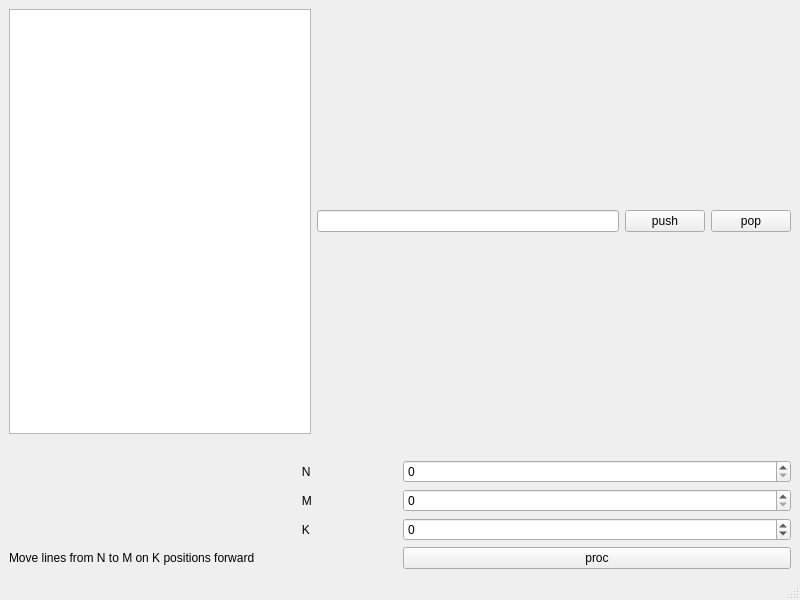
<?xml version="1.0" encoding="UTF-8"?>
<ui version="4.0">
 <class>MainWindow</class>
 <widget class="QMainWindow" name="MainWindow">
  <property name="geometry">
   <rect>
    <x>0</x>
    <y>0</y>
    <width>800</width>
    <height>600</height>
   </rect>
  </property>
  <property name="windowTitle">
   <string>MainWindow</string>
  </property>
  <widget class="QWidget" name="centralwidget">
   <layout class="QGridLayout" name="gridLayout_3">
    <item row="0" column="0" colspan="2">
     <layout class="QGridLayout" name="gridLayout_2">
      <item row="0" column="2">
       <widget class="QPushButton" name="pushButton_push">
        <property name="text">
         <string>push</string>
        </property>
       </widget>
      </item>
      <item row="0" column="3">
       <widget class="QPushButton" name="pushButton_push_pop">
        <property name="text">
         <string>pop</string>
        </property>
       </widget>
      </item>
      <item row="0" column="0">
       <widget class="QListWidget" name="listWidget">
        <property name="enabled">
         <bool>true</bool>
        </property>
       </widget>
      </item>
      <item row="0" column="1">
       <widget class="QLineEdit" name="lineEdit_push"/>
      </item>
      <item row="1" column="1">
       <widget class="QLabel" name="label_err">
        <property name="text">
         <string/>
        </property>
       </widget>
      </item>
     </layout>
    </item>
    <item row="1" column="0" rowspan="3" colspan="2">
     <layout class="QGridLayout" name="gridLayout">
      <item row="2" column="0">
       <widget class="QLabel" name="label_4">
        <property name="text">
         <string>                                                                                        K</string>
        </property>
       </widget>
      </item>
      <item row="2" column="2">
       <widget class="QSpinBox" name="spinBox_k">
        <property name="minimum">
         <number>-20</number>
        </property>
       </widget>
      </item>
      <item row="1" column="0">
       <widget class="QLabel" name="label_3">
        <property name="text">
         <string>                                                                                        M</string>
        </property>
       </widget>
      </item>
      <item row="3" column="0">
       <widget class="QLabel" name="label">
        <property name="text">
         <string>Move lines from N to M on K positions forward </string>
        </property>
       </widget>
      </item>
      <item row="3" column="2">
       <widget class="QPushButton" name="pushButton_push_proc">
        <property name="text">
         <string>proc</string>
        </property>
       </widget>
      </item>
      <item row="0" column="2">
       <widget class="QSpinBox" name="spinBox_n"/>
      </item>
      <item row="1" column="2">
       <widget class="QSpinBox" name="spinBox_m"/>
      </item>
      <item row="0" column="0">
       <widget class="QLabel" name="label_2">
        <property name="text">
         <string>                                                                                        N</string>
        </property>
       </widget>
      </item>
     </layout>
    </item>
   </layout>
  </widget>
  <widget class="QMenuBar" name="menubar">
   <property name="geometry">
    <rect>
     <x>0</x>
     <y>0</y>
     <width>800</width>
     <height>22</height>
    </rect>
   </property>
  </widget>
  <widget class="QStatusBar" name="statusbar"/>
 </widget>
 <resources/>
 <connections/>
</ui>
